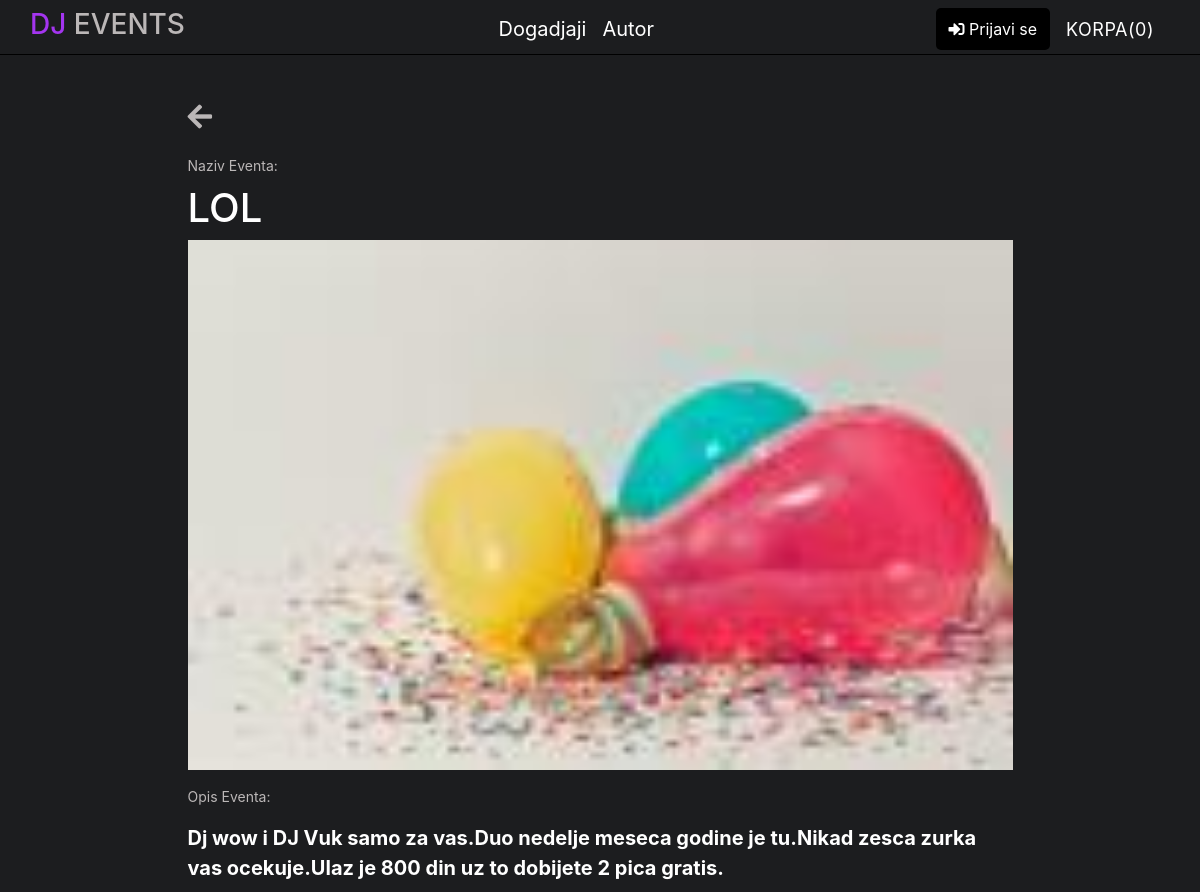
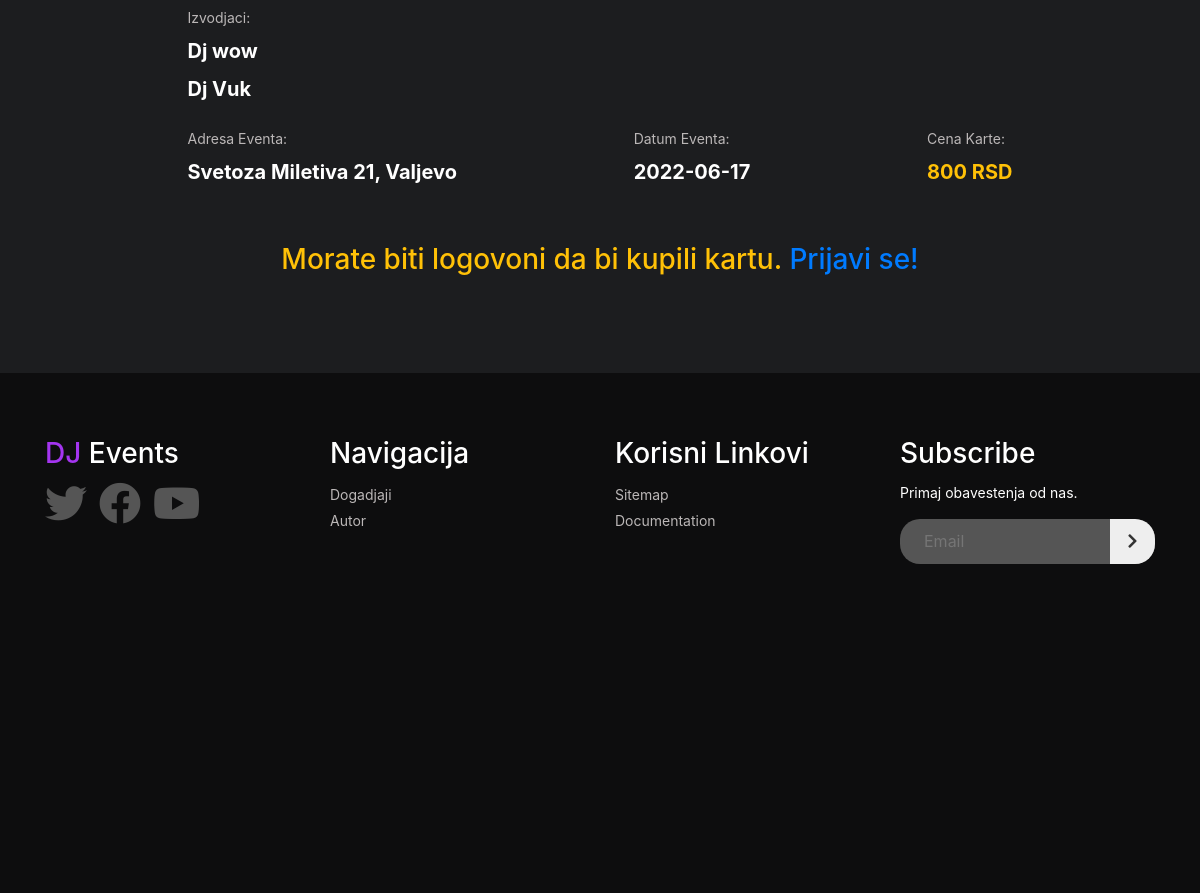
/index.php?page=eventDetails&id=8, run on the app's committed database (2 pictures, top to bottom).
### tables this page shows
CREATE TABLE `meni` (
  `id_meni` int(255) NOT NULL,
  `naziv` varchar(50) NOT NULL,
  `putanja` varchar(50) NOT NULL,
  `prikaz_nav` tinyint(4) NOT NULL
);

CREATE TABLE `events` (
  `id_event` int(255) NOT NULL,
  `naziv` varchar(50) NOT NULL,
  `adresa` varchar(50) NOT NULL,
  `datum` varchar(30) NOT NULL,
  `vreme` varchar(30) NOT NULL,
  `opis` text NOT NULL,
  `id_grad` int(255) NOT NULL,
  `status` tinyint(5) NOT NULL,
  `putanja` varchar(30) NOT NULL,
  `id_cena` int(11) NOT NULL
);

CREATE TABLE `event_izvodjac` (
  `id_event_izvodjac` int(255) NOT NULL,
  `id_izvodjac` int(255) NOT NULL,
  `id_event` int(255) NOT NULL
);

CREATE TABLE `izvodjaci` (
  `id_izvodjac` int(255) NOT NULL,
  `naziv` varchar(100) NOT NULL
);

CREATE TABLE `grad` (
  `id_grad` int(255) NOT NULL,
  `naziv` varchar(100) NOT NULL
);

CREATE TABLE `cena` (
  `id_cena` int(11) NOT NULL,
  `cena` decimal(10,0) NOT NULL
);

### models/functions.php (called while the page is built, shortened)
<?php
function getAll($table)
{
    global $conn;
    $query = "SELECT * FROM $table";
    $select = $conn->query($query);
    $result = $select->fetchAll();
    return $result;
}
function getSingleEvent($id)
{
    global $conn;
    $query = "SELECT *,e.naziv AS ime,c.cena AS cena FROM events e INNER JOIN grad g ON e.id_grad = g.id_grad INNER JOIN cena c ON e.id_cena = c.id_cena WHERE e.id_event= :id";
    $select = $conn->prepare($query);
    $select->bindParam(":id", $id);
    $select->execute();
    $result = $select->fetch();
    return $result;
}
function getPreformers($id)
{
    global $conn;
    $query = "SELECT * FROM event_izvodjac AS ei INNER JOIN izvodjaci i ON ei.id_izvodjac = i.id_izvodjac WHERE ei.id_event=:id";
    $select = $conn->prepare($query);
    $select->bindParam(":id", $id);
    $select->execute();
    $result = $select->fetchAll();
    return $result;
}

### views/pages/events/eventDetails.php (the view)
<?php
if (isset($_GET["id"])) {
    $singleEvent = getSingleEvent($_GET["id"]);
    $preformers = getPreformers($_GET["id"]);
    $dir = "assets/uploaded_img/";
} else {
    header("Location: index.php?page=event");
}
?>
<div class="container py-5 ">
    <div class="row ">
        <div class="mx-auto col-md-9">
            <a href="index.php?page=events">
                <i class=" mb-4 fas fa-arrow-left fa-2x"></i>
            </a>
            <p>Naziv Eventa:</p>
            <h1 class="my-2 text-white"><?= $singleEvent->ime ?></h1>
            <img src=" <?= $dir . $singleEvent->putanja ?>" alt="<?= $singleEvent->ime ?>">
            <p class="mt-3">Opis Eventa:</p>
            <p class="my-3 font-weight-bold lead text-white "><?= $singleEvent->opis ?></p>
            <p class="mt-3">Izvodjaci:</p>
            <?php foreach ($preformers as $preformer) :
            ?>
                <p class="my-2 font-weight-bold lead text-white "><?= $preformer->naziv ?></p>
            <?php
            endforeach
            ?>
            <div class="d-flex justify-content-between align-items-center mt-4">
                <div>
                    <p>Adresa Eventa:</p>
                    <p class="my-2 font-weight-bold lead text-white "><?= $singleEvent->adresa . ", " . $singleEvent->naziv ?></p>
                </div>
                <div>
                    <p>Datum Eventa:</p>
                    <p class="my-2 font-weight-bold lead text-white "><?= $singleEvent->datum ?></p>
                </div>
                <div>
                    <p>Cena Karte:</p>
                    <p class="my-2 font-weight-bold lead text-warning "><?= $singleEvent->cena ?> RSD</p>
                </div>
            </div>
            <?php
            if (isset($_SESSION["user"])) :
            ?>
                <a id="addToCart" data-id="<?= $_GET["id"] ?>" href="#" class="btn btn-purple mt-4 w-100">Dodaj u korpu</a>
            <?php
            else :
            ?>
                <p class="h3 text-center  text-warning mt-5 ">Morate biti logovoni da bi kupili kartu.<a class="text-primary" href="index.php?page=login"> Prijavi se!</a></p>
            <?php
            endif;
            ?>
        </div>
    </div>
</div>

### views/fixed/nav.php (shortened to what this page needs)
<?php
include "models/functions.php";
$meni = getAll("meni");
?>
<body>
    <header>
        <div class="container">
            <div class="row mt-1">
                <div class="header-content py-1 d-flex w-100  align-items-center justify-content-between">
                    <div class="logo">
                        <a href="index.php">
                            <h3 class="text-uppercase"><span>DJ</span> Events</h3>
                        </a>
                    </div>
                    <nav class="ml-5 menu">
                        <ul class="d-flex ">
                            <?php
                            foreach ($meni as $link) :
                            ?>
                                <?php
                                if (!isset($user) && $link->prikaz_nav == 1) :
                                ?>
                                    <li class='mr-3'><a href='index.php<?= $link->putanja ?>'><?= $link->naziv ?></a></li>
                                <?php
                                endif;
                                ?>
                            <?php
                            endforeach;
                            ?>
                        </ul>
                    </nav>
                    <div class="user-action d-flex align-items-center">
                        <?php
                        if (!isset($user)) :
                        ?>
                            <a href="index.php?page=login" class="btn btn-black mr-3">
                                <i class="fas fa-sign-in-alt"></i>
                                <span>Prijavi se</span>
                            </a>
                        <?php
                        endif
                        ?>
                        <?php
                        if(isset($_GET["page"]) && $_GET["page"] != "order"):
                        ?>
                        <span id="cart" class="mr-3 text-uppercase cart">
                            <?php
                            if (isset($_SESSION["cart"])) :
                                ?>
                                Korpa(<?= count($_SESSION["cart"]) ?>)
                            <?php
                            else :
                                ?>
                                Korpa(0)
                            <?php
                            endif;
                            ?>
                        </span>
                        <?php
                        endif;
                        ?>
                    </div>
                </div>
            </div>
        </div>
    </header>

### views/fixed/footer.php (shortened to what this page needs)
<footer class="section-footer mt-5">
    <div class="container">
        <div class="row">
            <div class="col-lg-3 col-md-6">
                <h3><span>DJ</span> Events</h3>
                <a href="https://www.twitter.com/" target="_blank"><i class="fab fa-twitter fa-3x"></i></a>
                <a href="https://www.facebook.com/" target="_blank"><i class="fab fa-facebook fa-3x"></i></a>
                <a href="https://www.youtube.com/" target="_blank"><i class="fab fa-youtube fa-3x"></i></a>
            </div>
            <div class="col-lg-3 col-md-6">
                <h3>Navigacija</h3>
                <ul>
                    <?php
                    foreach ($meni as $link) :
                    ?>
                        <?php
                        if (!isset($user) && $link->prikaz_nav == 1) :
                        ?>
                            <li class='mr-3'><a href='index.php<?= $link->putanja ?>'><?= $link->naziv ?></a></li>
                        <?php
                        endif;
                        ?>
                    <?php
                    endforeach;
                    ?>
                </ul>
            </div>
            <div class="col-lg-3 col-md-6">
                <h3>Korisni Linkovi</h3>
                <ul>
                    <li><a href="assets/xml/sitemap.xml" target="_blank">Sitemap</a></li>
                    <li><a href="djevents.pdf" target="_blank">Documentation</a></li>
                </ul>
            </div>
            <div class="col-lg-3 col-md-6">
                <h3>Subscribe</h3>
                <p>Primaj obavestenja od nas.</p>
                <form name=email-form method="POST" date-netlify='true'>
                    <div class="email-form">
                        <input type="email" name="email" id="emailFooter" class="control" placeholder="Email" size='40'>
                        <button type="submit" value="Submit" class="form-control submit">
                            <i class="fas fa-chevron-right"></i>
                        </button>
                    </div>
                </form>
            </div>
        </div>
    </div>
</footer>

### assets/css/style.css (style rules this page uses)
:root { --secondary-color: #a435f0; --primary-color: #1c1d1f; --font-color: #bbb7b7; }
* { margin: 0px; padding: 0px; scroll-behavior: smooth; box-sizing: border-box; }
body { background-color: var(--primary-color); color: var(--font-color); }
p { margin-bottom: 0px !important; }
h1, h2, h3, h4 { overflow: hidden; }
a { text-decoration: none !important; color: var(--font-color) !important; }
ul { list-style: none !important; margin: 0; }
img { width: 100%; }
.btn { padding: 8px 12px; display: inline-block !important; border-radius: 5px; color: #fff !important; }
.btn-black { background: #000; }
header { border-bottom: 1px solid #000; }
nav ul li a { color: #fff !important; font-size: 20px; }
header .logo span, .section-footer span { color: var(--secondary-color); }
.header-content i { font-size: 16px !important; }
.cart { font-size: 18px; color: #fff; letter-spacing: 0.5px; cursor: pointer; transition: all 0.3s; }
.section-footer { height: 520px; background: #0d0d0e; color: #fff; padding: 4rem 0; overflow: hidden; }
.section-footer h3 { margin-bottom: 0.7rem; }
.section-footer a { line-height: 1.9; color: #ccc; }
.section-footer a > i { color: #555; margin-right: 0.5rem; }
.email-form { width: 100%; display: inline-block; background-color: #555; position: relative; border-radius: 20px; line-height: 0; margin-top: 1rem; }
.email-form .control { display: inline-block; border: 0; outline: 0; font-size: 1rem; color: #ddd; background-color: transparent; font-family: inherit; margin: 0; padding: 0 3rem 0 1.5rem; width: 100%; height: 45px; border-radius: 20px; }
.email-form .submit { display: inline-block; position: absolute; top: 0; right: 0; width: 45px; height: 45px; background-color: #eee; font-size: 1rem; text-align: center; margin: 0; padding: 0; outline: 0; border: 0; color: #333; cursor: pointer; border-radius: 0 20px 20px 0; }

### assets/css/dashboard.css (style rules this page uses)
body { font-size: 0.875rem; }

### data on the page
meni: naziv "Dogadjaji"
meni: naziv "Autor"
events: naziv "LOL", putanja (picture), opis "Dj wow i DJ Vuk samo za vas.Duo nedelje meseca godine je tu.Nikad zesca zurka vas ocekuje.Ulaz je 800 din uz to dobijete 2 pica gratis.", adresa "Svetoza Miletiva 21", id_grad.naziv "Valjevo", datum "2022-06-17", id_cena.cena "800"
event_izvodjac: id_izvodjac.naziv "Dj wow"
event_izvodjac: id_izvodjac.naziv "Dj Vuk"
